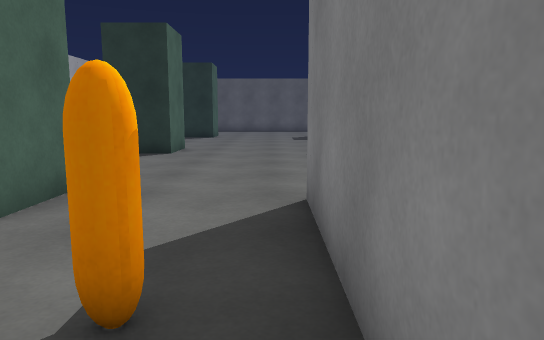
view 1 (above)

18 first-person views from a walk through a scene from a Unity 3-D project. The camera is 1.2 m above the floor, tilts 8° down and sees 70° across. The floor is counted in squares, 1 m on a side. Each view is taken from the middle of a square. On the plan, view 1 faces up. The plan holds only what a view shows up to about 15 squares ahead; the rest is blank. The player character is not drawn.

view 2
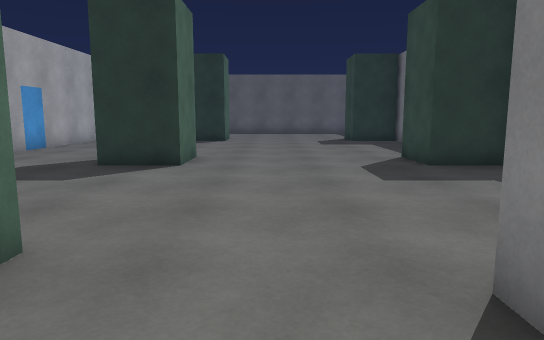

view 3
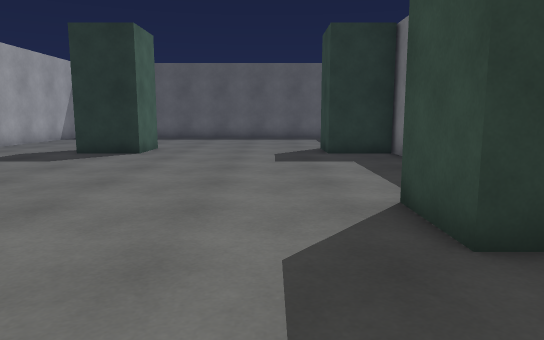

view 4
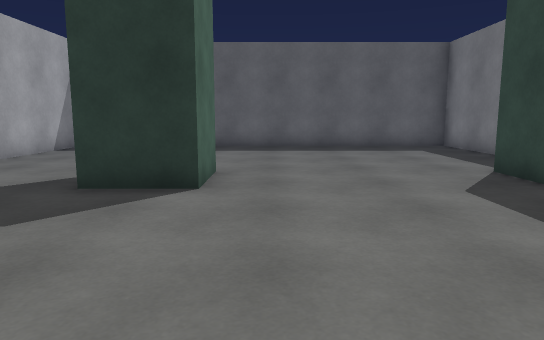

view 5
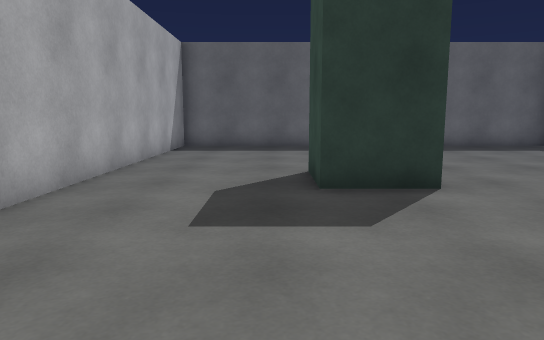

view 6
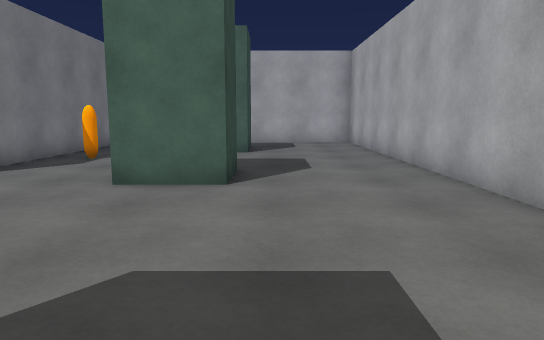

view 7
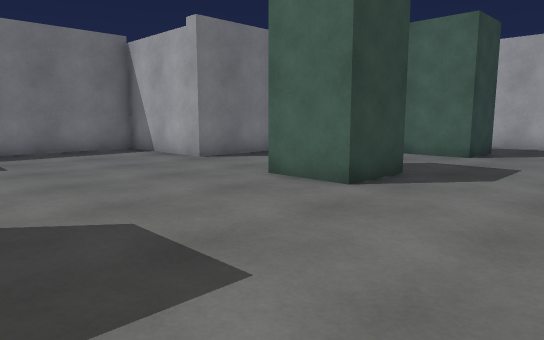

view 8
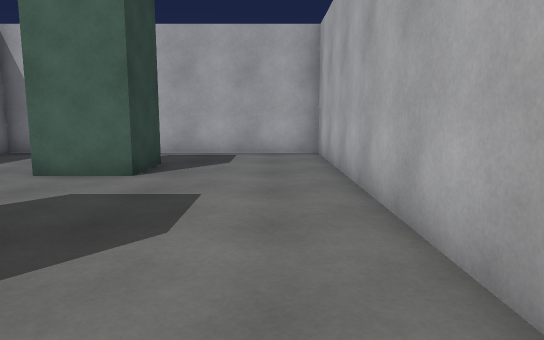

view 9
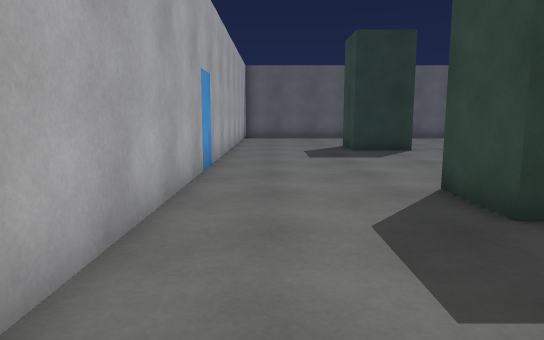

view 10
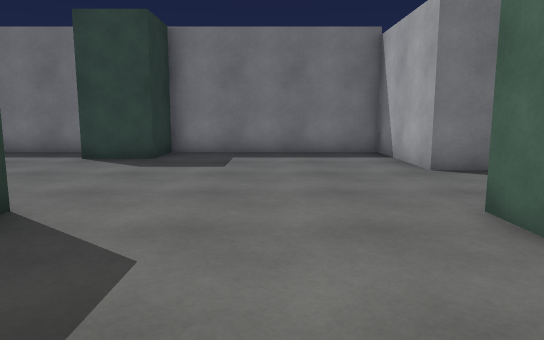

view 11
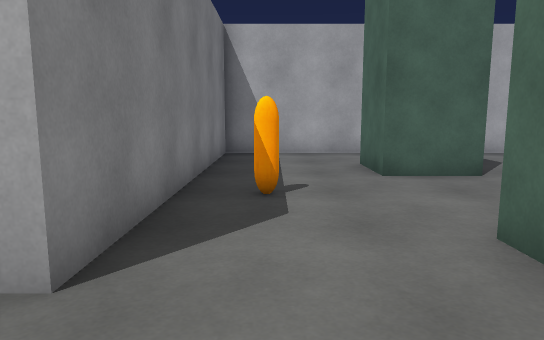

view 12
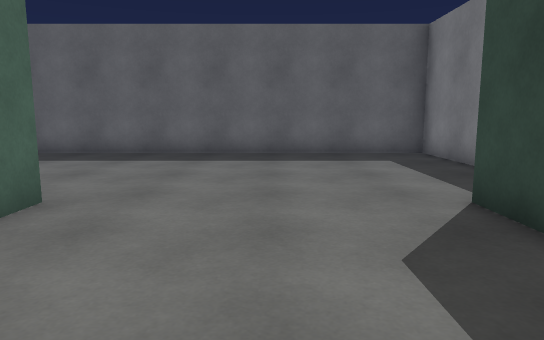

view 13
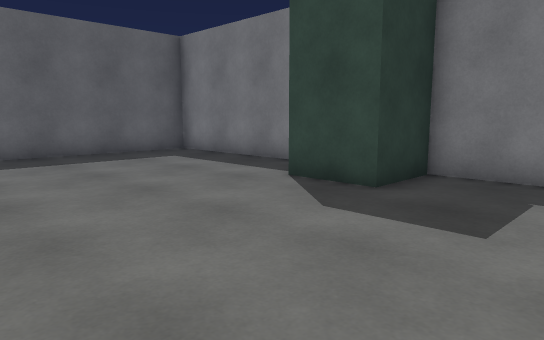

view 14
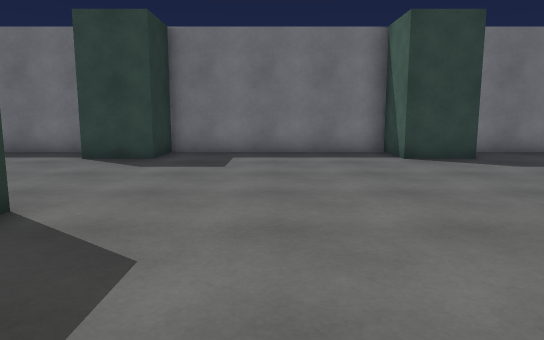

view 15
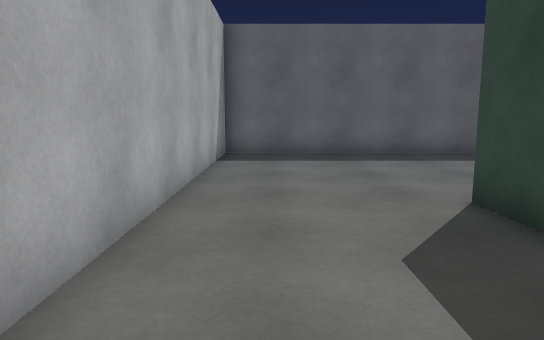

view 16
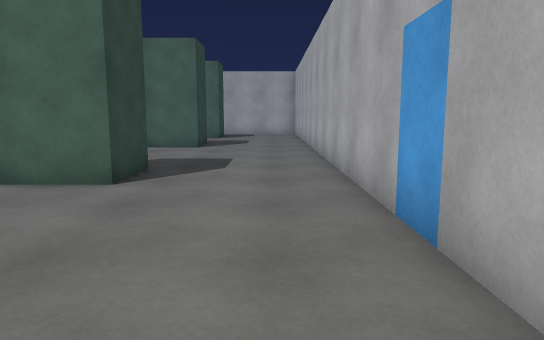

view 17
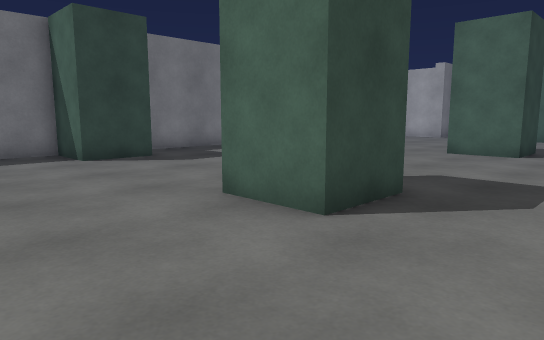

view 18
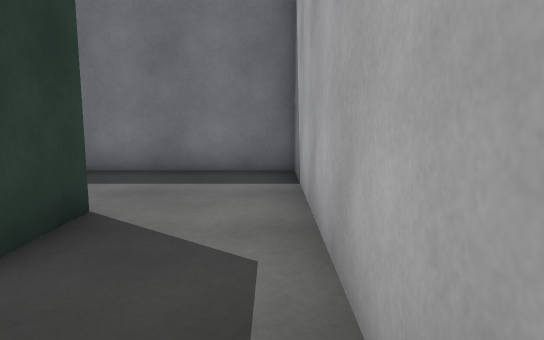

### Floor plan
Points are (right, up) in squares from view 1. A wall is a line through its corners. A room is listed if a view was taken in it or the views show most of it. See-through windows are left out.
Room 1 (views 1, 2, 3, 4, 5, 6, 7, 8, 9, 10, 11, 12, 13, 14, 15, 16, 17, 18)
walls: (-3.2, 14.3) (-3.2, 12.3) (-5.2, 12.3) (-5.2, 14.3) (-3.2, 14.3); (-3.2, 21.3) (-5.2, 21.3) (-5.2, 23.3) (-3.2, 23.3) (-3.2, 21.3); (4.9, 21.3) (2.8, 21.3) (2.8, 23.3) (4.9, 23.3) (4.9, 30.5) (-9.5, 30.5) (-9.5, -4.5) (0.5, -4.5) (0.5, 5.5) (4.9, 5.5) (4.9, 12.3) (2.8, 12.3) (2.8, 14.3) (4.9, 14.3) (4.9, 21.6); (-5.2, 4.2) (-5.2, 6.3) (-3.2, 6.3) (-3.2, 4.2); (-5.2, -1.8) (-5.2, 0.3) (-3.2, 0.3) (-3.2, -1.7) (-4.9, -1.7)

Where each view was taken, in squares from view 1:
view 1: 0 up, 0 right, facing up
view 2: 3 up, 1 left, facing up
view 3: 9 up, 1 right, facing up
view 4: 15 up, 2 left, facing up
view 5: 15 up, 6 left, facing up
view 6: 13 up, 6 left, facing down
view 7: 12 up, 9 left, facing down-right
view 8: 8 up, 8 left, facing down
view 9: 8 up, 8 left, facing up
view 10: 9 up, 8 left, facing right
view 11: 8 up, 1 left, facing down
view 12: 18 up, 0 right, facing up
view 13: 18 up, 3 left, facing up-right
view 14: 18 up, 8 left, facing right
view 15: 18 up, 8 left, facing up
view 16: 21 up, 8 left, facing down
view 17: 27 up, 8 left, facing down-right
view 18: 4 down, 8 left, facing right
